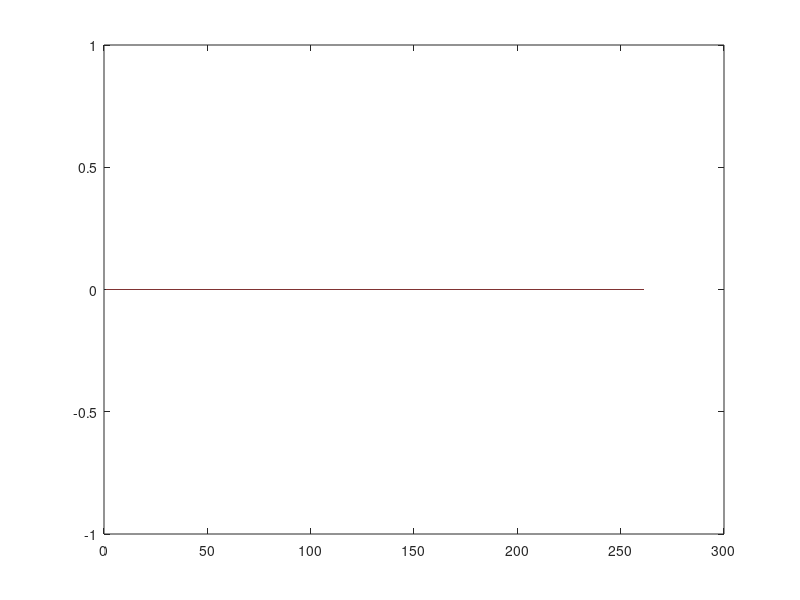
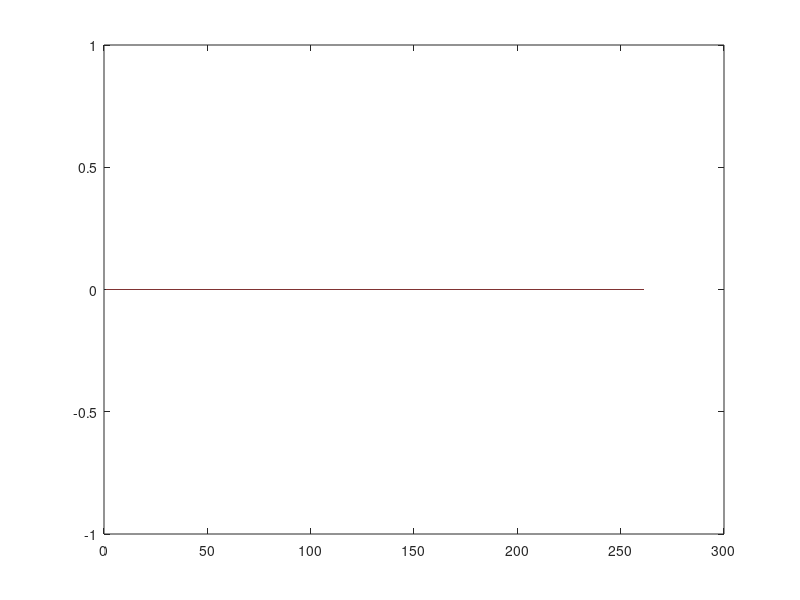
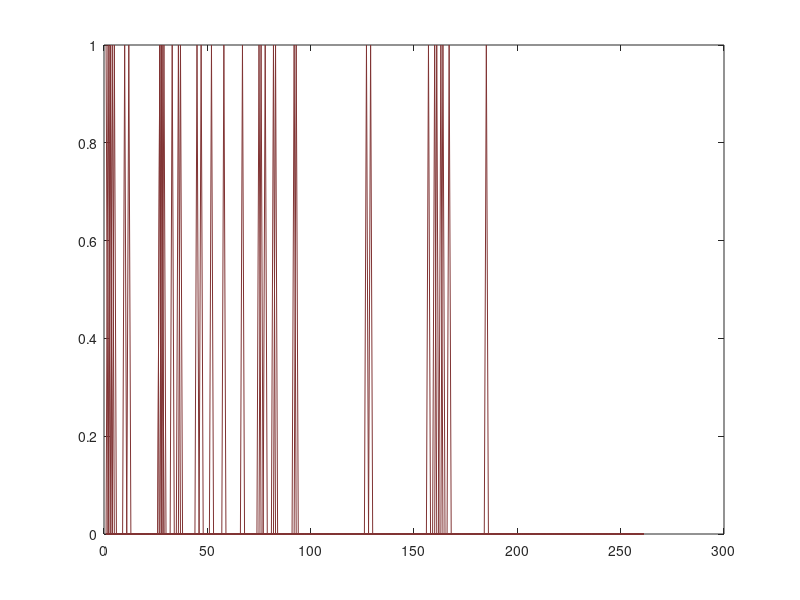
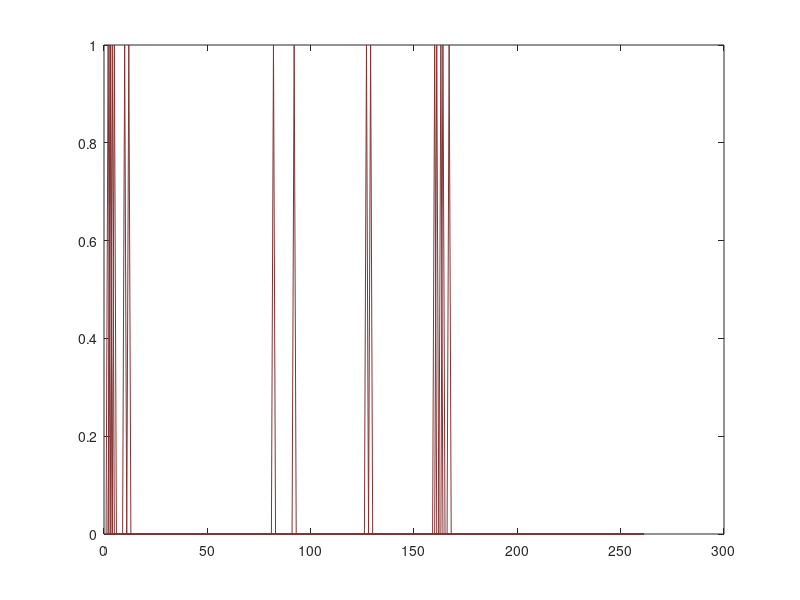

Write the MATLAB code that produced these figures, in order.
infoMat = csvread('OpeningRoads_Working_Final_With_solution.csv',1,0);
TtoGroundMat = csvread('Solution_NodeValues.csv', 1,0);
N = 261; %number of road links. Hardcoded since can't be derived from num rows.
warningScaleFactor = 1.2;
flagMatrix7am = zeros(N,N);
flagMatrix7amCarpool = zeros(N,N);
flagMatrix9am = zeros(N,N);
flagMatrix9amCarpool = zeros(N,N);
flagMatrix11am = zeros(N,N);
flagMatrix11amCarpool = zeros(N,N);
%index determines row we are examining. We'll look at all rows in sequence.
for row=1:N
    %First col of OpeningRoads has start node.
    i = infoMat(row,1);
    %Second col of OpeningRoads has end node.
    j = infoMat(row,2);
    %Sixth col of OpeningRoads has freeflow between nodes. True for all
    %times, since freeflow is time-indep.
    Txy0(i,j) = infoMat(row,6);
    %We need TtoGroundMat now. Row indicates node.
    %First column is node num, ignore. 
    %Second col is 7am time no carpool.
    %Third coll is 7am time with carpool.
    %4 = 9 am no, 5 = 9 am with, 
    %6 = 11am no, 7 = 11am with. 
    Txy7am(i,j) = abs(TtoGroundMat(i,2) - TtoGroundMat(j,2));
    Txy7amPool(i,j) = abs(TtoGroundMat(i,3) - TtoGroundMat(j,3));
    Txy9am(i,j) = abs(TtoGroundMat(i,4) - TtoGroundMat(j,4));
    Txy9amPool(i,j) = abs(TtoGroundMat(i,5) - TtoGroundMat(j,5));
    Txy11am(i,j) = abs(TtoGroundMat(i,6) - TtoGroundMat(j,6));
    Txy11amPool(i,j) = abs(TtoGroundMat(i,7) - TtoGroundMat(j,7));
    baseline = Txy0(i,j);
    threshold = warningScaleFactor*baseline;
    if(Txy7am(i,j) >= threshold)
        flagMatrix7am(i, j) = 1;
    end
    if(Txy7amPool(i,j) >= threshold)
        flagMatrix7amCarpool(i,j) = 1;
    end
    if(Txy9am(i,j) >= threshold)
        flagMatrix9am(i, j) = 1;
    end
    if(Txy9amPool(i,j) >= threshold)
        flagMatrix9amCarpool(i,j) = 1;
    end
    if(Txy11am(i,j) >= threshold)
        flagMatrix11am(i, j) = 1;
    end
    if(Txy11amPool(i,j) >= threshold)
        flagMatrix11amCarpool(i,j) = 1;
    end
end
figure('Name', '7am image rep, no carpool')
plot(flagMatrix7am, 'Color', [0.5,0.2,0.2])
figure('Name', '7am image rep, with carpool')
plot(flagMatrix7amCarpool, 'Color', [0.5,0.2,0.2])
figure('Name', '9am image rep, no carpool')
plot(flagMatrix9am, 'Color', [0.5,0.2,0.2])
figure('Name', '9am image rep, with carpool')
plot(flagMatrix9amCarpool, 'Color', [0.5,0.2,0.2])
figure('Name', '11am image rep, no carpool')
plot(flagMatrix11am, 'Color', [0.5,0.2,0.2])
figure('Name', '11am image rep, with carpool')
plot(flagMatrix11amCarpool, 'Color', [0.5,0.2,0.2])